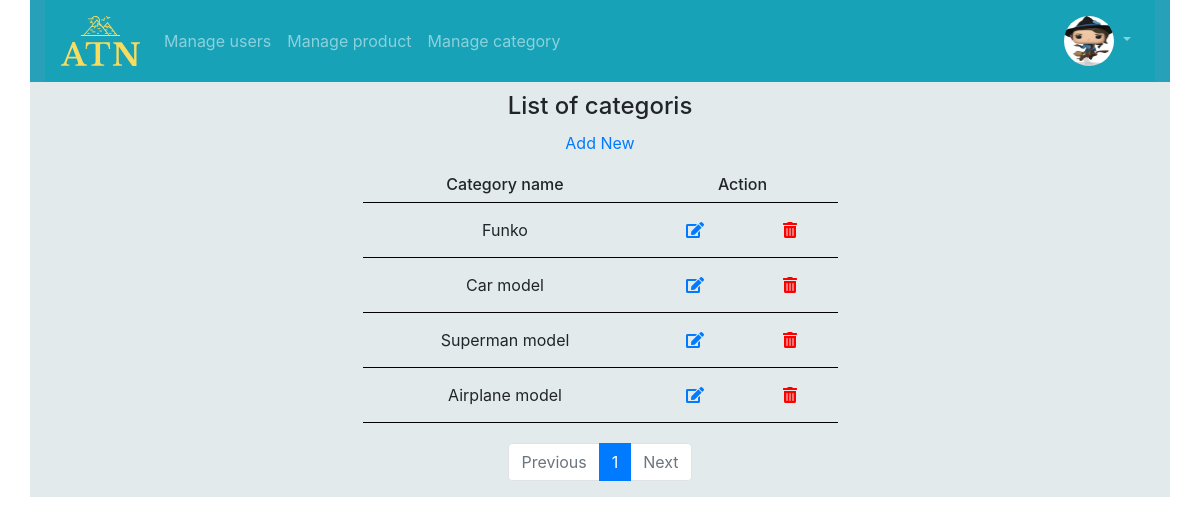
The page /admin/category/cat.php (signed in) on the database its author committed.
### tables this page shows
CREATE TABLE `user` (
  `UserID` int(11) NOT NULL,
  `UserName` varchar(36) NOT NULL,
  `Password` varchar(200) NOT NULL,
  `FullName` varchar(200) NOT NULL,
  `PhoneNumber` varchar(20) NOT NULL,
  `EmailAddress` varchar(200) NOT NULL,
  `AvataImage` varchar(250) NOT NULL,
  `Permission` int(1) DEFAULT NULL,
  `Status` varchar(6) DEFAULT NULL
);

CREATE TABLE `category` (
  `CategoryID` int(11) NOT NULL,
  `CategoryName` varchar(200) NOT NULL
);

### core/session.php (called while the page is built, shortened)
<?php
class session {
	public function has($name){
		return isset($_SESSION[$name]);
	}
	public function get($name){
		if($this->has($name)){
			return $_SESSION[$name];
		}
		return null;
	}
}
?>

### config/config.php (called while the page is built)
<?php
$db_host = '54.236.43.60';
$db_user = 'thai';
$db_pass = 'thai';
$db_name = 'atn_shop';
?>

### admin/category/cat.php (the view, shortened to what this page needs)
<!DOCTYPE html>
<html>
<head>
    <link rel="stylesheet" href="https://maxcdn.bootstrapcdn.com/bootstrap/4.5.2/css/bootstrap.min.css">
    <link rel="stylesheet" href="https://cdnjs.cloudflare.com/ajax/libs/font-awesome/5.15.1/css/all.min.css" />
    <link rel="stylesheet" href="../styles/header.css">
    <link rel="stylesheet" href="../styles/main.css">
</head>
<body>
<?php include("../include/header-cat.php"); ?>
<div class="container">
    <div class="row justify-content-center ">
        <h4 style="margin: 10px 0px;">List of categoris</h4>
    </div>
    <div class="row justify-content-center">
        <a href="cat-edit.php" style="margin-bottom: 20px;">Add New</a>
    </div>
    <div class="row justify-content-center main">
        <div class="col-3">
            <h6>Category name</h6>
        </div>
        <div class="col-2">
            <h6>Action</h6>
        </div>
    </div>
    <?php
    $page = $_GET['page'] ?? 1;
    $perPage = 8;
    $offSet =($page -1) * $perPage;
    $cats = $db->table('category')->get($perPage, $offSet);
    foreach ($cats as $cat) {
        echo"
        <div class='row justify-content-center main'>
            <div class='col-3'>
                <p>$cat->CategoryName</p>
            </div>
            <div class='col-1'>
                <p><a href='cat-edit.php?cat-edit=$cat->CategoryID'><i class='fas fa-edit'></i></a></p>
            </div>
            <div class='col-1'>
                <p><a href='cat.php?delete-cat=$cat->CategoryID'><i  style='color: red' class='fas fa-trash-alt'></i></a></p>
            </div>
        </div>
        ";
    }
    ?>
    </div>
</body>
</html>

### admin/include/header.php (shortened to what this page needs)
<?php
require '../../core/database.php';
require '../../core/session.php';
require '../../config/config.php';
$db = new database();
$session = new session();
?>
<ul class='navbar-nav'>
    <?php
    if ($session->has('Username')&& $session->get('Username') != null){
        $Username = $session->get('Username');
        $user_permiss = $db->table('user')->check([
            'Username' => $Username,
            'Permission' => 1
        ]);
        if ($user_permiss > 0) {
            $avatar = $user_permiss['AvataImage'];
            echo "
            <li class='nav-item dropdown'>
                <a class='nav-link  dropdown-toggle' href='#'' id='navbardrop' data-toggle='dropdown'>
                    <img class='avatar' src='../../images/$avatar'>
                </a>
                <div class='dropdown-menu'>
                    <a class='dropdown-item' href='../../index.php'>User Page</a>
                    <a class='dropdown-item' href='../../logout.php'>Logout</a>
                </div>
            </li>
            ";
        }
        else {
            header("location: ../../index.php");
        }
    }
    else{
        header("location: ../../index.php");
    }
    ?>
</ul>

### admin/styles/header.css (style rules this page uses)
.avatar { width: 50px; height: 50px; border-radius: 50px; }

### admin/styles/main.css (style rules this page uses)
.main > div { border-bottom: 1px solid black; text-align: center; }
.main p { margin: 15px 0px; }
.container { background-color: #e3eaeb; }

### rows shown on the page
user: AvataImage (picture)
category: CategoryName "Funko"
category: CategoryName "Car model"
category: CategoryName "Superman model"
category: CategoryName "Airplane model"
